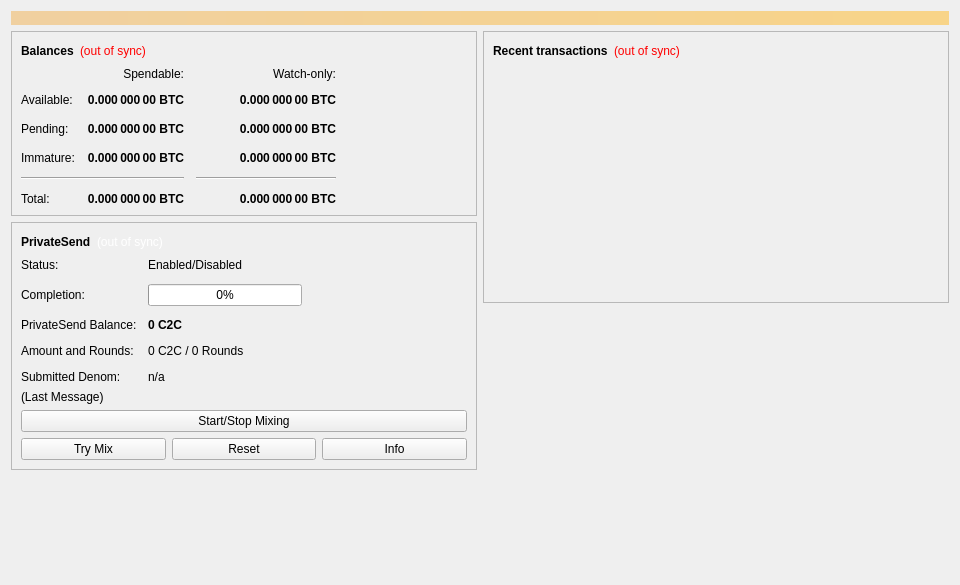
<?xml version="1.0" encoding="UTF-8"?>
<ui version="4.0">
 <class>OverviewPage</class>
 <widget class="QWidget" name="OverviewPage">
  <property name="geometry">
   <rect>
    <x>0</x>
    <y>0</y>
    <width>960</width>
    <height>585</height>
   </rect>
  </property>
  <property name="minimumSize">
   <size>
    <width>960</width>
    <height>0</height>
   </size>
  </property>
  <property name="windowTitle">
   <string>Form</string>
  </property>
  <layout class="QVBoxLayout" name="topLayout">
   <item>
    <widget class="QLabel" name="labelAlerts">
     <property name="visible">
      <bool>false</bool>
     </property>
     <property name="styleSheet">
      <string notr="true">QLabel { background-color: qlineargradient(x1: 0, y1: 0, x2: 1, y2: 0, stop:0 #F0D0A0, stop:1 #F8D488); color:#000000; }</string>
     </property>
     <property name="wordWrap">
      <bool>true</bool>
     </property>
     <property name="margin">
      <number>3</number>
     </property>
     <property name="textInteractionFlags">
      <set>Qt::TextSelectableByMouse</set>
     </property>
    </widget>
   </item>
   <item>
    <layout class="QHBoxLayout" name="horizontalLayout" stretch="1,1">
     <item>
      <layout class="QVBoxLayout" name="verticalLayout_2">
       <item>
        <widget class="QFrame" name="frame">
         <property name="frameShape">
          <enum>QFrame::StyledPanel</enum>
         </property>
         <property name="frameShadow">
          <enum>QFrame::Raised</enum>
         </property>
         <layout class="QVBoxLayout" name="verticalLayout_4">
          <item>
           <layout class="QHBoxLayout" name="horizontalLayout_4">
            <item>
             <widget class="QLabel" name="label_5">
              <property name="font">
               <font>
                <weight>75</weight>
                <bold>true</bold>
               </font>
              </property>
              <property name="text">
               <string>Balances</string>
              </property>
             </widget>
            </item>
            <item>
             <widget class="QLabel" name="labelWalletStatus">
              <property name="toolTip">
               <string>The displayed information may be out of date. Your wallet automatically synchronizes with the Coin2College network after a connection is established, but this process has not completed yet.</string>
              </property>
              <property name="styleSheet">
               <string notr="true">QLabel { color: red; }</string>
              </property>
              <property name="text">
               <string notr="true">(out of sync)</string>
              </property>
              <property name="alignment">
               <set>Qt::AlignLeading|Qt::AlignLeft|Qt::AlignVCenter</set>
              </property>
             </widget>
            </item>
            <item>
             <spacer name="horizontalSpacer_3">
              <property name="orientation">
               <enum>Qt::Horizontal</enum>
              </property>
              <property name="sizeHint" stdset="0">
               <size>
                <width>40</width>
                <height>20</height>
               </size>
              </property>
             </spacer>
            </item>
           </layout>
          </item>
          <item>
           <layout class="QGridLayout" name="gridLayout">
            <property name="spacing">
             <number>12</number>
            </property>
            <item row="2" column="2">
             <widget class="QLabel" name="labelWatchPending">
              <property name="font">
               <font>
                <weight>75</weight>
                <bold>true</bold>
               </font>
              </property>
              <property name="cursor">
               <cursorShape>IBeamCursor</cursorShape>
              </property>
              <property name="toolTip">
               <string>Unconfirmed transactions to watch-only addresses</string>
              </property>
              <property name="text">
               <string notr="true">0.000 000 00 BTC</string>
              </property>
              <property name="alignment">
               <set>Qt::AlignRight|Qt::AlignTrailing|Qt::AlignVCenter</set>
              </property>
              <property name="textInteractionFlags">
               <set>Qt::LinksAccessibleByMouse|Qt::TextSelectableByKeyboard|Qt::TextSelectableByMouse</set>
              </property>
             </widget>
            </item>
            <item row="2" column="1">
             <widget class="QLabel" name="labelUnconfirmed">
              <property name="font">
               <font>
                <weight>75</weight>
                <bold>true</bold>
               </font>
              </property>
              <property name="cursor">
               <cursorShape>IBeamCursor</cursorShape>
              </property>
              <property name="toolTip">
               <string>Total of transactions that have yet to be confirmed, and do not yet count toward the spendable balance</string>
              </property>
              <property name="text">
               <string notr="true">0.000 000 00 BTC</string>
              </property>
              <property name="alignment">
               <set>Qt::AlignRight|Qt::AlignTrailing|Qt::AlignVCenter</set>
              </property>
              <property name="textInteractionFlags">
               <set>Qt::LinksAccessibleByMouse|Qt::TextSelectableByKeyboard|Qt::TextSelectableByMouse</set>
              </property>
             </widget>
            </item>
            <item row="3" column="2">
             <widget class="QLabel" name="labelWatchImmature">
              <property name="font">
               <font>
                <weight>75</weight>
                <bold>true</bold>
               </font>
              </property>
              <property name="cursor">
               <cursorShape>IBeamCursor</cursorShape>
              </property>
              <property name="toolTip">
               <string>Mined balance in watch-only addresses that has not yet matured</string>
              </property>
              <property name="text">
               <string notr="true">0.000 000 00 BTC</string>
              </property>
              <property name="alignment">
               <set>Qt::AlignRight|Qt::AlignTrailing|Qt::AlignVCenter</set>
              </property>
              <property name="textInteractionFlags">
               <set>Qt::LinksAccessibleByMouse|Qt::TextSelectableByKeyboard|Qt::TextSelectableByMouse</set>
              </property>
             </widget>
            </item>
            <item row="4" column="0" colspan="2">
             <widget class="Line" name="lineSpendableBalance">
              <property name="orientation">
               <enum>Qt::Horizontal</enum>
              </property>
             </widget>
            </item>
            <item row="4" column="2">
             <widget class="Line" name="lineWatchBalance">
              <property name="sizePolicy">
               <sizepolicy hsizetype="Preferred" vsizetype="Fixed">
                <horstretch>0</horstretch>
                <verstretch>0</verstretch>
               </sizepolicy>
              </property>
              <property name="minimumSize">
               <size>
                <width>140</width>
                <height>0</height>
               </size>
              </property>
              <property name="orientation">
               <enum>Qt::Horizontal</enum>
              </property>
             </widget>
            </item>
            <item row="5" column="0">
             <widget class="QLabel" name="labelTotalText">
              <property name="text">
               <string>Total:</string>
              </property>
             </widget>
            </item>
            <item row="3" column="1">
             <widget class="QLabel" name="labelImmature">
              <property name="font">
               <font>
                <weight>75</weight>
                <bold>true</bold>
               </font>
              </property>
              <property name="cursor">
               <cursorShape>IBeamCursor</cursorShape>
              </property>
              <property name="toolTip">
               <string>Mined balance that has not yet matured</string>
              </property>
              <property name="text">
               <string notr="true">0.000 000 00 BTC</string>
              </property>
              <property name="alignment">
               <set>Qt::AlignRight|Qt::AlignTrailing|Qt::AlignVCenter</set>
              </property>
              <property name="textInteractionFlags">
               <set>Qt::LinksAccessibleByMouse|Qt::TextSelectableByKeyboard|Qt::TextSelectableByMouse</set>
              </property>
             </widget>
            </item>
            <item row="2" column="3">
             <spacer name="horizontalSpacer_2">
              <property name="orientation">
               <enum>Qt::Horizontal</enum>
              </property>
              <property name="sizeHint" stdset="0">
               <size>
                <width>40</width>
                <height>20</height>
               </size>
              </property>
             </spacer>
            </item>
            <item row="3" column="0">
             <widget class="QLabel" name="labelImmatureText">
              <property name="text">
               <string>Immature:</string>
              </property>
             </widget>
            </item>
            <item row="5" column="1">
             <widget class="QLabel" name="labelTotal">
              <property name="font">
               <font>
                <weight>75</weight>
                <bold>true</bold>
               </font>
              </property>
              <property name="cursor">
               <cursorShape>IBeamCursor</cursorShape>
              </property>
              <property name="toolTip">
               <string>Your current total balance</string>
              </property>
              <property name="text">
               <string notr="true">0.000 000 00 BTC</string>
              </property>
              <property name="alignment">
               <set>Qt::AlignRight|Qt::AlignTrailing|Qt::AlignVCenter</set>
              </property>
              <property name="textInteractionFlags">
               <set>Qt::LinksAccessibleByMouse|Qt::TextSelectableByKeyboard|Qt::TextSelectableByMouse</set>
              </property>
             </widget>
            </item>
            <item row="5" column="2">
             <widget class="QLabel" name="labelWatchTotal">
              <property name="font">
               <font>
                <weight>75</weight>
                <bold>true</bold>
               </font>
              </property>
              <property name="cursor">
               <cursorShape>IBeamCursor</cursorShape>
              </property>
              <property name="toolTip">
               <string>Current total balance in watch-only addresses</string>
              </property>
              <property name="text">
               <string notr="true">0.000 000 00 BTC</string>
              </property>
              <property name="alignment">
               <set>Qt::AlignRight|Qt::AlignTrailing|Qt::AlignVCenter</set>
              </property>
              <property name="textInteractionFlags">
               <set>Qt::LinksAccessibleByMouse|Qt::TextSelectableByKeyboard|Qt::TextSelectableByMouse</set>
              </property>
             </widget>
            </item>
            <item row="0" column="2">
             <widget class="QLabel" name="labelWatchonly">
              <property name="text">
               <string>Watch-only:</string>
              </property>
              <property name="alignment">
               <set>Qt::AlignRight|Qt::AlignTrailing|Qt::AlignVCenter</set>
              </property>
             </widget>
            </item>
            <item row="1" column="0">
             <widget class="QLabel" name="labelBalanceText">
              <property name="text">
               <string>Available:</string>
              </property>
             </widget>
            </item>
            <item row="1" column="1">
             <widget class="QLabel" name="labelBalance">
              <property name="font">
               <font>
                <weight>75</weight>
                <bold>true</bold>
               </font>
              </property>
              <property name="cursor">
               <cursorShape>IBeamCursor</cursorShape>
              </property>
              <property name="toolTip">
               <string>Your current spendable balance</string>
              </property>
              <property name="text">
               <string notr="true">0.000 000 00 BTC</string>
              </property>
              <property name="alignment">
               <set>Qt::AlignRight|Qt::AlignTrailing|Qt::AlignVCenter</set>
              </property>
              <property name="textInteractionFlags">
               <set>Qt::LinksAccessibleByMouse|Qt::TextSelectableByKeyboard|Qt::TextSelectableByMouse</set>
              </property>
             </widget>
            </item>
            <item row="1" column="2">
             <widget class="QLabel" name="labelWatchAvailable">
              <property name="font">
               <font>
                <weight>75</weight>
                <bold>true</bold>
               </font>
              </property>
              <property name="cursor">
               <cursorShape>IBeamCursor</cursorShape>
              </property>
              <property name="toolTip">
               <string>Your current balance in watch-only addresses</string>
              </property>
              <property name="text">
               <string notr="true">0.000 000 00 BTC</string>
              </property>
              <property name="alignment">
               <set>Qt::AlignRight|Qt::AlignTrailing|Qt::AlignVCenter</set>
              </property>
              <property name="textInteractionFlags">
               <set>Qt::LinksAccessibleByMouse|Qt::TextSelectableByKeyboard|Qt::TextSelectableByMouse</set>
              </property>
             </widget>
            </item>
            <item row="2" column="0">
             <widget class="QLabel" name="labelPendingText">
              <property name="text">
               <string>Pending:</string>
              </property>
             </widget>
            </item>
            <item row="0" column="1">
             <widget class="QLabel" name="labelSpendable">
              <property name="text">
               <string>Spendable:</string>
              </property>
              <property name="alignment">
               <set>Qt::AlignRight|Qt::AlignTrailing|Qt::AlignVCenter</set>
              </property>
             </widget>
            </item>
           </layout>
          </item>
         </layout>
        </widget>
       </item>
       <item>
        <widget class="QFrame" name="framePrivateSend">
         <property name="layoutDirection">
          <enum>Qt::LeftToRight</enum>
         </property>
         <property name="frameShape">
          <enum>QFrame::StyledPanel</enum>
         </property>
         <property name="frameShadow">
          <enum>QFrame::Raised</enum>
         </property>
         <layout class="QVBoxLayout" name="VerticalLayout_PS1">
          <item>
           <layout class="QHBoxLayout" name="horizontalLayout_5">
            <item>
             <widget class="QLabel" name="labelPrivateSendHeader">
              <property name="font">
               <font>
                <weight>75</weight>
                <bold>true</bold>
               </font>
              </property>
              <property name="text">
               <string>PrivateSend</string>
              </property>
             </widget>
            </item>
            <item>
             <widget class="QLabel" name="labelPrivateSendSyncStatus">
              <property name="toolTip">
               <string>The displayed information may be out of date. Your wallet automatically synchronizes with the Coin2College network after a connection is established, but this process has not completed yet.</string>
              </property>
              <property name="styleSheet">
               <string notr="true">QLabel { color: white; }</string>
              </property>
              <property name="text">
               <string notr="true">(out of sync)</string>
              </property>
              <property name="alignment">
               <set>Qt::AlignLeading|Qt::AlignLeft|Qt::AlignVCenter</set>
              </property>
             </widget>
            </item>
            <item>
             <spacer name="horizontalSpacer_4">
              <property name="orientation">
               <enum>Qt::Horizontal</enum>
              </property>
              <property name="sizeHint" stdset="0">
               <size>
                <width>40</width>
                <height>20</height>
               </size>
              </property>
             </spacer>
            </item>
           </layout>
          </item>
          <item>
           <layout class="QFormLayout" name="privateSendFormLayout">
            <property name="fieldGrowthPolicy">
             <enum>QFormLayout::AllNonFixedFieldsGrow</enum>
            </property>
            <property name="horizontalSpacing">
             <number>11</number>
            </property>
            <property name="verticalSpacing">
             <number>12</number>
            </property>
            <item row="0" column="0">
             <widget class="QLabel" name="labelPrivateSendEnabledText">
              <property name="text">
               <string>Status:</string>
              </property>
             </widget>
            </item>
            <item row="0" column="1">
             <widget class="QLabel" name="labelPrivateSendEnabled">
              <property name="text">
               <string>Enabled/Disabled</string>
              </property>
             </widget>
            </item>
            <item row="1" column="0">
             <widget class="QLabel" name="labelCompletitionText">
              <property name="text">
               <string>Completion:</string>
              </property>
             </widget>
            </item>
            <item row="1" column="1">
             <widget class="QProgressBar" name="privateSendProgress">
              <property name="maximumSize">
               <size>
                <width>154</width>
                <height>16777215</height>
               </size>
              </property>
              <property name="value">
               <number>0</number>
              </property>
             </widget>
            </item>
            <item row="2" column="0">
             <widget class="QLabel" name="labelAnonymizedText">
              <property name="text">
               <string>PrivateSend Balance:</string>
              </property>
             </widget>
            </item>
            <item row="2" column="1">
             <widget class="QLabel" name="labelAnonymized">
              <property name="font">
               <font>
                <weight>75</weight>
                <bold>true</bold>
               </font>
              </property>
              <property name="text">
               <string notr="true">0 C2C</string>
              </property>
             </widget>
            </item>
            <item row="3" column="0">
             <widget class="QLabel" name="labelAmountAndRoundsText">
              <property name="text">
               <string>Amount and Rounds:</string>
              </property>
             </widget>
            </item>
            <item row="3" column="1">
             <widget class="QLabel" name="labelAmountRounds">
              <property name="text">
               <string>0 C2C / 0 Rounds</string>
              </property>
             </widget>
            </item>
            <item row="4" column="0">
             <widget class="QLabel" name="labelSubmittedDenomText">
              <property name="text">
               <string>Submitted Denom:</string>
              </property>
             </widget>
            </item>
            <item row="4" column="1">
             <widget class="QLabel" name="labelSubmittedDenom">
              <property name="toolTip">
               <string>The denominations you submitted to the Masternode.&lt;br&gt;To mix, other users must submit the exact same denominations.</string>
              </property>
              <property name="text">
               <string>n/a</string>
              </property>
             </widget>
            </item>
           </layout>
          </item>
          <item>
           <layout class="QVBoxLayout" name="VerticalLayout_PS">
            <item>
             <widget class="QLabel" name="labelPrivateSendLastMessage">
              <property name="text">
               <string>(Last Message)</string>
              </property>
              <property name="alignment">
               <set>Qt::AlignLeading|Qt::AlignLeft|Qt::AlignTop</set>
              </property>
              <property name="wordWrap">
               <bool>true</bool>
              </property>
             </widget>
            </item>
            <item>
             <widget class="QPushButton" name="togglePrivateSend">
              <property name="sizePolicy">
               <sizepolicy hsizetype="MinimumExpanding" vsizetype="Fixed">
                <horstretch>0</horstretch>
                <verstretch>0</verstretch>
               </sizepolicy>
              </property>
              <property name="text">
               <string>Start/Stop Mixing</string>
              </property>
             </widget>
            </item>
            <item>
             <layout class="QHBoxLayout" name="horizontalLayout_debugbuttons">
              <item>
               <widget class="QPushButton" name="privateSendAuto">
                <property name="sizePolicy">
                 <sizepolicy hsizetype="MinimumExpanding" vsizetype="Fixed">
                  <horstretch>0</horstretch>
                  <verstretch>0</verstretch>
                 </sizepolicy>
                </property>
                <property name="toolTip">
                 <string>Try to manually submit a PrivateSend request.</string>
                </property>
                <property name="text">
                 <string>Try Mix</string>
                </property>
               </widget>
              </item>
              <item>
               <widget class="QPushButton" name="privateSendReset">
                <property name="sizePolicy">
                 <sizepolicy hsizetype="MinimumExpanding" vsizetype="Fixed">
                  <horstretch>0</horstretch>
                  <verstretch>0</verstretch>
                 </sizepolicy>
                </property>
                <property name="toolTip">
                 <string>Reset the current status of PrivateSend (can interrupt PrivateSend if it's in the process of Mixing, which can cost you money!)</string>
                </property>
                <property name="autoFillBackground">
                 <bool>false</bool>
                </property>
                <property name="text">
                 <string>Reset</string>
                </property>
               </widget>
              </item>
              <item>
               <widget class="QPushButton" name="privateSendInfo">
                <property name="sizePolicy">
                 <sizepolicy hsizetype="MinimumExpanding" vsizetype="Fixed">
                  <horstretch>0</horstretch>
                  <verstretch>0</verstretch>
                 </sizepolicy>
                </property>
                <property name="toolTip">
                 <string>Information about PrivateSend and Mixing</string>
                </property>
                <property name="text">
                 <string>Info</string>
                </property>
               </widget>
              </item>
             </layout>
            </item>
           </layout>
          </item>
         </layout>
        </widget>
       </item>
       <item>
        <spacer name="verticalSpacer">
         <property name="orientation">
          <enum>Qt::Vertical</enum>
         </property>
         <property name="sizeHint" stdset="0">
          <size>
           <width>20</width>
           <height>40</height>
          </size>
         </property>
        </spacer>
       </item>
      </layout>
     </item>
     <item>
      <layout class="QVBoxLayout" name="verticalLayout_3">
       <item>
        <widget class="QFrame" name="frame_2">
         <property name="frameShape">
          <enum>QFrame::StyledPanel</enum>
         </property>
         <property name="frameShadow">
          <enum>QFrame::Raised</enum>
         </property>
         <layout class="QVBoxLayout" name="verticalLayout">
          <item>
           <layout class="QHBoxLayout" name="horizontalLayout_2">
            <item>
             <widget class="QLabel" name="label_4">
              <property name="font">
               <font>
                <weight>75</weight>
                <bold>true</bold>
               </font>
              </property>
              <property name="text">
               <string>Recent transactions</string>
              </property>
             </widget>
            </item>
            <item>
             <widget class="QLabel" name="labelTransactionsStatus">
              <property name="toolTip">
               <string>The displayed information may be out of date. Your wallet automatically synchronizes with the Coin2College network after a connection is established, but this process has not completed yet.</string>
              </property>
              <property name="styleSheet">
               <string notr="true">QLabel { color: red; }</string>
              </property>
              <property name="text">
               <string notr="true">(out of sync)</string>
              </property>
              <property name="alignment">
               <set>Qt::AlignLeading|Qt::AlignLeft|Qt::AlignVCenter</set>
              </property>
             </widget>
            </item>
            <item>
             <spacer name="horizontalSpacer">
              <property name="orientation">
               <enum>Qt::Horizontal</enum>
              </property>
              <property name="sizeHint" stdset="0">
               <size>
                <width>40</width>
                <height>20</height>
               </size>
              </property>
             </spacer>
            </item>
           </layout>
          </item>
          <item>
           <widget class="QListView" name="listTransactions">
            <property name="styleSheet">
             <string notr="true">QListView { background: transparent; }</string>
            </property>
            <property name="frameShape">
             <enum>QFrame::NoFrame</enum>
            </property>
            <property name="verticalScrollBarPolicy">
             <enum>Qt::ScrollBarAlwaysOff</enum>
            </property>
            <property name="horizontalScrollBarPolicy">
             <enum>Qt::ScrollBarAlwaysOff</enum>
            </property>
            <property name="selectionMode">
             <enum>QAbstractItemView::NoSelection</enum>
            </property>
           </widget>
          </item>
         </layout>
        </widget>
       </item>
       <item>
        <spacer name="verticalSpacer_2">
         <property name="orientation">
          <enum>Qt::Vertical</enum>
         </property>
         <property name="sizeHint" stdset="0">
          <size>
           <width>20</width>
           <height>40</height>
          </size>
         </property>
        </spacer>
       </item>
      </layout>
     </item>
    </layout>
   </item>
  </layout>
 </widget>
 <resources/>
 <connections/>
</ui>
